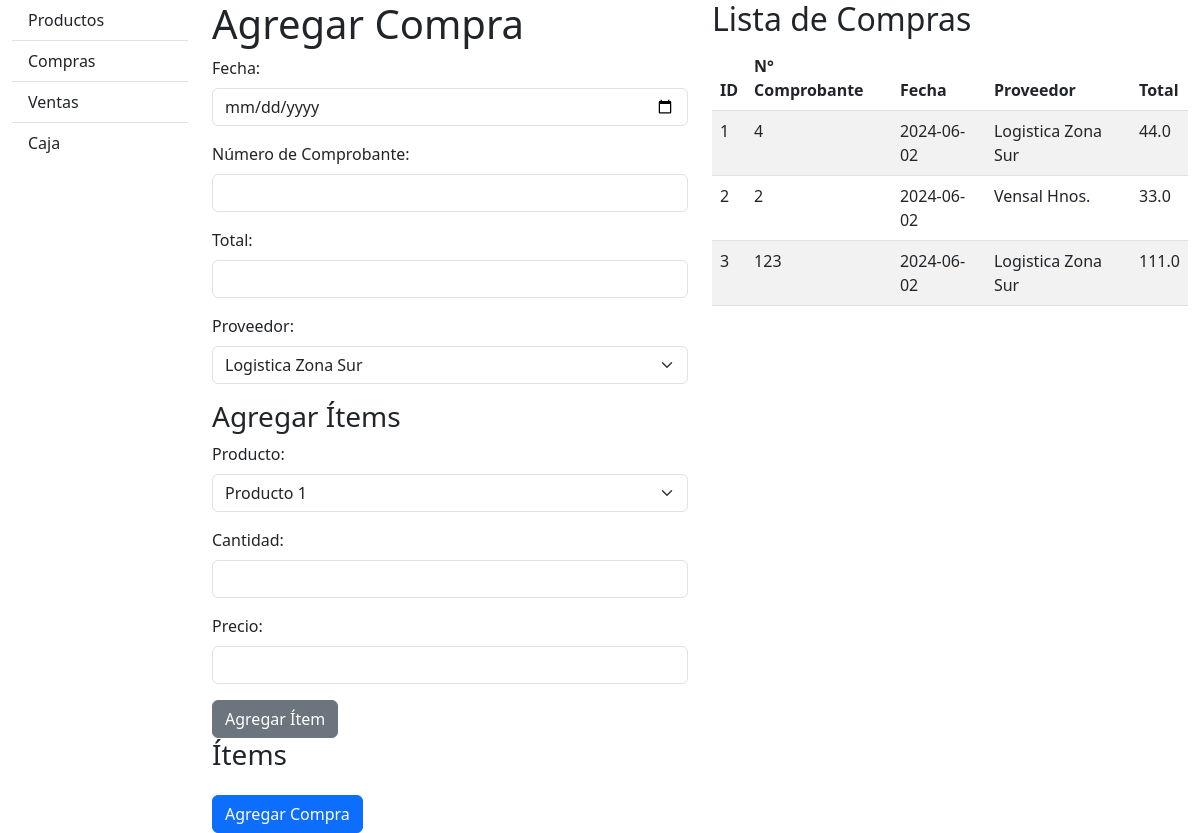
Before: /compras with the older database file.
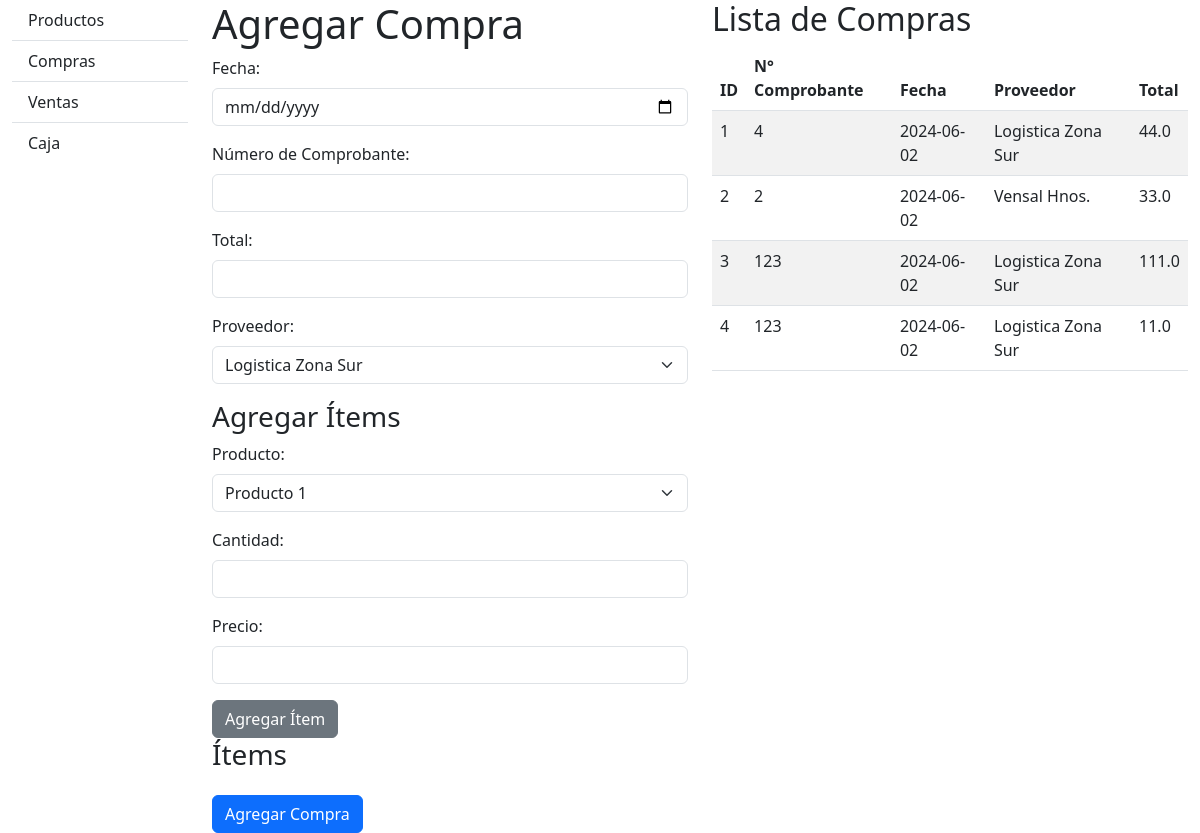
After: the same page with the newer database file.
### database_setup.py (models this page shows)
class Compra(Base):
    __tablename__ = 'Compra'
    id = Column(Integer, primary_key=True, autoincrement=True)
    fecha = Column(Date, nullable=False)
    numero_comprobante = Column(String, nullable=False)
    total = Column(Float, nullable=False)
    idproveedor = Column(Integer, ForeignKey('Proveedor.id'))
    proveedor = relationship('Proveedor')

class Proveedor(Base):
    __tablename__ = 'Proveedor'
    id = Column(Integer, primary_key=True, autoincrement=True)
    nombre = Column(String, nullable=False)
    cuit = Column(String, nullable=True)

### compras.py (the view)
@compras_bp.route('/compras')
def mostrar_compras():
    compras = session.query(Compra).all()
    proveedores = session.query(Proveedor).all()
    productos = session.query(Producto).all()
    return render_template('compras.html', compras=compras, proveedores=proveedores, productos=productos)

### templates/compras.html (shortened to what this page needs)
<!DOCTYPE html>
<html lang="en">
<head>
    <link href="https://cdn.jsdelivr.net/npm/bootstrap@5.3.0/dist/css/bootstrap.min.css" rel="stylesheet">
</head>
<body>
    <div class="container-fluid">
        <div class="row">
            <div class="col-md-2">
                {% include 'navbar.html' %}
            </div>
            <div class="col-md-5">
                <h1>Agregar Compra</h1>
                <form action="/compras/agregar" method="post" id="compraForm">
                    <div class="mb-3">
                        <label for="fecha" class="form-label">Fecha:</label>
                        <input type="date" class="form-control" id="fecha" name="fecha" required>
                    </div>
                    <div class="mb-3">
                        <label for="numero_comprobante" class="form-label">Número de Comprobante:</label>
                        <input type="text" class="form-control" id="numero_comprobante" name="numero_comprobante" required>
                    </div>
                    <div class="mb-3">
                        <label for="total" class="form-label">Total:</label>
                        <input type="number" class="form-control" id="total" name="total" step="0.01" required>
                    </div>
                    <div class="mb-3">
                        <label for="idproveedor" class="form-label">Proveedor:</label>
                        <select class="form-select" id="idproveedor" name="idproveedor" required>
                            {% for proveedor in proveedores %}
                                <option value="{{ proveedor.id }}">{{ proveedor.nombre }}</option>
                            {% endfor %}
                        </select>
                    </div>
                    <h3>Agregar Ítems</h3>
                    <div class="mb-3">
                        <label for="idproducto" class="form-label">Producto:</label>
                        <select class="form-select" id="idproducto">
                            {% for producto in productos %}
                                <option value="{{ producto.id }}">{{ producto.nombre }}</option>
                            {% endfor %}
                        </select>
                    </div>
                    <div class="mb-3">
                        <label for="item_cantidad" class="form-label">Cantidad:</label>
                        <input type="number" class="form-control" id="item_cantidad">
                    </div>
                    <div class="mb-3">
                        <label for="item_precio" class="form-label">Precio:</label>
                        <input type="number" class="form-control" id="item_precio" step="0.01">
                    </div>
                    <button type="button" class="btn btn-secondary" id="addItem">Agregar Ítem</button>
                    <h3>Ítems</h3>
                    <button type="submit" class="btn btn-primary">Agregar Compra</button>
                </form>
            </div>
            <div class="col-md-5">
                <h2>Lista de Compras</h2>
                <table class="table table-striped">
                    <thead id="tablaEncabezado">
                        <tr>
                            <th>ID</th>
                            <th>N° Comprobante</th>
                            <th>Fecha</th>
                            <th>Proveedor</th>
                            <th>Total</th>
                        </tr>
                    </thead>
                    <tbody>
                        {% for compra in compras %}
                        <tr>
                            <td>{{ compra.id }}</td>
                            <td>{{ compra.numero_comprobante }}</td>
                            <td>{{ compra.fecha }}</td>
                            <td>{{ compra.proveedor.nombre }}</td>
                            <td>{{ compra.total }}</td>
                        </tr>
                        {% endfor %}
                    </tbody>
                </table>
            </div>
        </div>
    </div>
</body>
</html>

### templates/navbar.html
<nav id="sidebar" class="bg-light">
    <div class="list-group list-group-flush">
        <a href="/productos" class="list-group-item list-group-item-action">Productos</a>
        <a href="/compras" class="list-group-item list-group-item-action">Compras</a>
        <a href="/ventas" class="list-group-item list-group-item-action">Ventas</a>
        <a href="#" class="list-group-item list-group-item-action">Caja</a>
    </div>
</nav>

Changed rows visible on the page:
added Compra: id "4", numero_comprobante "123", fecha "2024-06-02", proveedor.nombre "Logistica Zona Sur", total "11.0"
